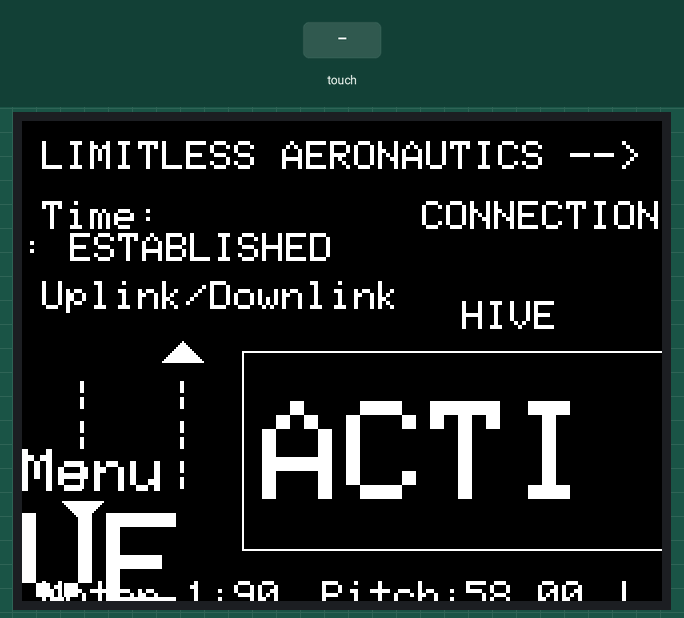
Bench run of a program on a simulated Arduino Uno, built with avr-gcc and run on an emulated ATmega328P. Shown: 320×240 colour display. The inputs (shaded band) are chosen by the test bench. Random numbers use the default seed unless the program sets one; what the program prints to the serial monitor is not drawn.

Above: at 1.4 s.
1.5 s: touch panel pressed at 13 % / 10 % of its raw x / y range
At 2.4 s:
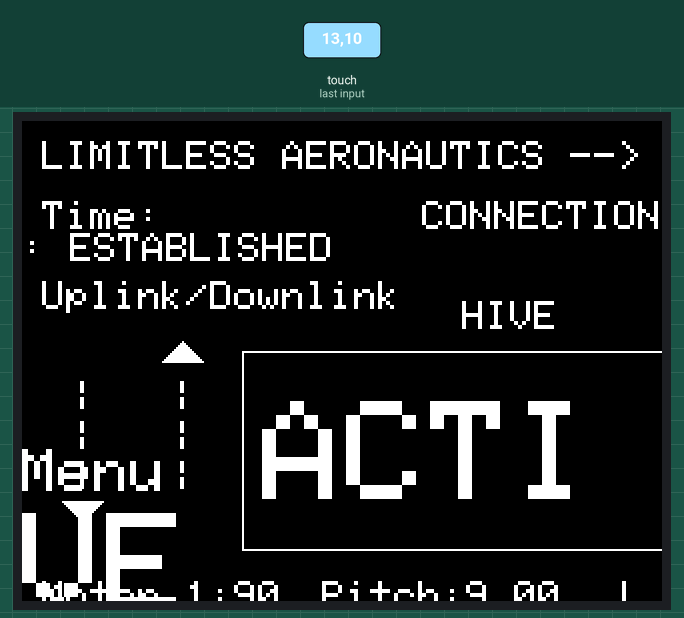
At 3.6 s:
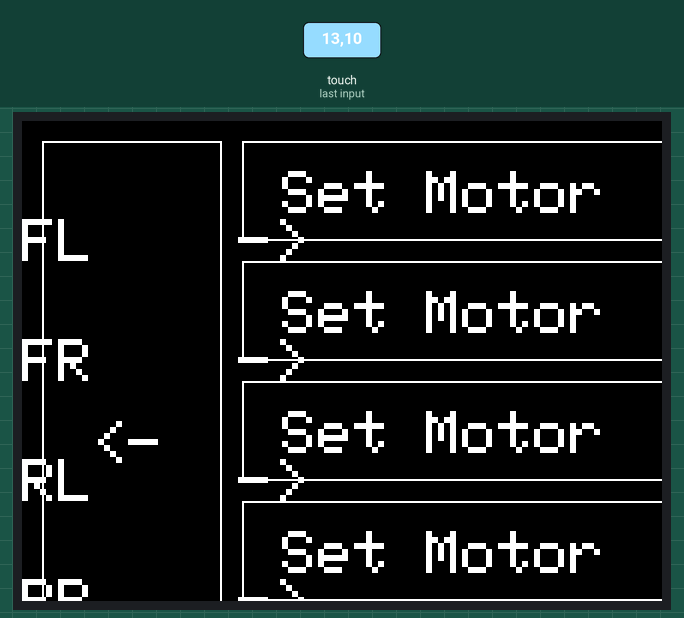
4.5 s: touch panel pressed at 38 % / 10 % of its raw x / y range
7.5 s: touch panel pressed at 62 % / 10 % of its raw x / y range
Timing chart, 0 to 10.5 s (numbered marks = the images above; inputs shaded):
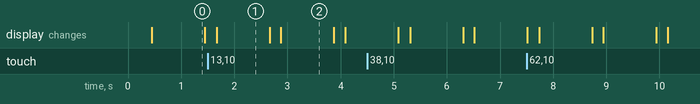

The program:

main.cpp
```cpp
#include <Arduino.h>
#include "DisplayInterface.h"

uint8_t PAGE = 1;

DisplayInterface display;

void setup() {
  Serial.begin(9600);
  display.begin();
}

void loop() {
  display.reset();
  int newState = display.state(PAGE);
  PAGE = newState;
  delay(1000);
}
```

DisplayInterface.cpp
```cpp
#include "DisplayInterface.h"

#define LCD_CS A3
#define LCD_CD A2
#define LCD_WR A1
#define LCD_RD A0
#define LCD_RESET A4

#define LCD_WIDTH 320
#define LCD_HEIGHT 480

#define ARROWB_X 30
#define ARROWB_Y 190

#define ARROW_X 80
#define ARROW_Y 120
#define ARROW_SIZE 10

const uint16_t BLACK       = 0x0000;
const uint16_t WHITE       = 0xFFFF;
#define WHITE 0xFFFF
#define RED   0xF800
#define BLUE  0x001F
#define GREEN 0x07E0
#define BLACK 0x0000


#if USE_LOCAL_KBV
#include "TouchScreen_kbv.h"         //my hacked version
#define TouchScreen TouchScreen_kbv
#define TSPoint     TSPoint_kbv
#else
#include <TouchScreen.h>         //Adafruit Library
#endif

int XP = 9, YP = A2, XM = A3, YM =8;

TouchScreen ts(XP, YP, XM, YM, 300);   //re-initialised after diagnose
TSPoint tp;                            //global point


DisplayInterface::DisplayInterface() : tft(LCD_CS, LCD_CD, LCD_WR, LCD_RD, LCD_RESET) {}

void DisplayInterface::readResistiveTouch(void){
    tp = ts.getPoint();
    pinMode(YP, OUTPUT);      //restore shared pins
    pinMode(XM, OUTPUT);
    //digitalWrite(YP, HIGH);  //because TFT control pins
    //digitalWrite(XM, HIGH);
    //    Serial.println("tp.x=" + String(tp.x) + ", tp.y=" + String(tp.y) + ", tp.z =" + String(tp.z));
}
bool DisplayInterface::isTouchInArea(int touchX, int touchY,int areaX,int areaY,int areaWidth,int areaHeight) {
  if (touchX >= areaX && touchX <= areaX + areaWidth &&
      touchY >= areaY && touchY <= areaY + areaHeight) {
    return true;
  }
   if ((touchX >= areaX && touchX <= areaX + areaWidth) || (touchY >= areaY && touchY <= areaY + areaHeight)) {
    return true;
  }
  return false;
}

bool DisplayInterface::ISPRESSED(void)
{
    // .kbv this was too sensitive !!
    // now touch has to be stable for 50ms
    int count = 0;
    bool state, oldstate;
    while (count < 10) {
        readResistiveTouch();
        state = tp.z > 200;     //ADJUST THIS VALUE TO SUIT YOUR SCREEN e.g. 20 ... 250
        if (state == oldstate) count++;
        else count = 0;
        oldstate = state;
        delay(10);
    }
    return oldstate;
}


void DisplayInterface::begin() {
  tft.begin(0x9486);
  tft.setRotation(1);
  tft.fillScreen(0x0000);
}

void DisplayInterface::reset(){
    tft.fillScreen(0x0000);
}
int DisplayInterface::state(uint8_t PAGE){
  // Read the touch coordinates
  if(ISPRESSED() == true){
    Serial.println("Pressed");
  }else{
    //Serial.println("No Press");
  }
  Serial.print("tp.x=");
  Serial.print(tp.x);
  Serial.print(", tp.y=");
  Serial.print(tp.y);

   Serial.println(PAGE);
    //readResistiveTouch();
    if(PAGE == 1){
      updateDroneStates();
      //Serial.println("Pressed In Menu");
      // Check if the touch point is within the specified area
      if (isTouchInArea(tp.x, tp.y,500, 100, 100, 400)) {
        Serial.println("Pressed 1");
        displayMenuButton(WHITE,BLACK);
        // Touch is detected in the specific area
        // Perform the desired actions
        // ...
        return 2;
      }
    }else if(PAGE == 2){
      updateBypassPage();
      //Serial.println("Pressed Bypass");
      // Check if the touch point is within the specified area
      //Back Button
      if (isTouchInArea(tp.x, tp.y,10,0, 100, 400)) {

        return 1;
      }
      //MotorFL
      if (isTouchInArea(tp.x, tp.y,100,100, 50, 50)) {

        // ...
        //updateBypassPage();
      }
    }
    /*if(PAGE == 3){
      // Check if the touch point is within the specified area
      if (isTouchInArea(tp.x, tp.y,450, 800, 150, 100)) {
        Serial.println("Pressed In Menu");
        // Touch is detected in the specific area
        // Perform the desired actions
        // ...
        #undef PAGE
        #define PAGE 3

      }
    }
    if(PAGE == 4){
      // Check if the touch point is within the specified area
      if (isTouchInArea(tp.x, tp.y,450, 800, 150, 100)) {
        Serial.println("Pressed In Menu");
        // Touch is detected in the specific area
        // Perform the desired actions
        // ...
        #undef PAGE
        #define PAGE 4

      }
    }*/
    return PAGE;
}

void DisplayInterface::updateDroneStates() {
  displayDroneState();
  displayPlatform();
  displayConnectionState();
  displayTitle();
  displayTime();
  UplinkDownlink();
  displayVelocity();
  displayMotorPositions();
  displayGPS();
  displayPitchRollYaw();
  displayMenuButton(WHITE,BLACK);
}

void DisplayInterface::updateBypassPage(){
   displayMenuMotorFL();
   displayMenuMotorFR();
   displayMenuMotorRR();
   displayMenuMotorRL();
   displayMenuThrottle();
   displayMenuBackL1();
}

void DisplayInterface::displayDroneState() {
  tft.setTextColor(0xFFFF);
  tft.setTextSize(7);
  tft.setCursor(120, 140);
  tft.println("ACTIVE");
  tft.drawRect(110, 115, 270, 100,WHITE);
  // Add your code to update the drone state
}

void DisplayInterface::displayMenuButton(int color,int colorBg){
  tft.setTextColor(0xFFFF);
  tft.setTextSize(3);
  tft.setCursor(400, 140);
  tft.println("Menu");
  tft.drawRect(390, 125, 90, 50,WHITE);
}

void DisplayInterface::displayConnectionState() {
  tft.setTextColor(0xFFFF);
  tft.setTextSize(2);
  tft.setCursor(200, 40);
  tft.println("CONNECTION: ESTABLISHED");
  // Add your code to update the time

}
void DisplayInterface::displayTime() {
  tft.setTextColor(0xFFFF);
  tft.setTextSize(2);
  tft.setCursor(10, 40);
  tft.println("Time:");
  // Add your code to update the time
}


void DisplayInterface::UplinkDownlink() {
  tft.setTextColor(0xFFFF);
  tft.setTextSize(2);
  tft.setCursor(10, 80);
  tft.println("Uplink/Downlink");
  // Draw the arrow pointing up
  tft.setCursor(75, 130);
  tft.println("|");
  tft.setCursor(75, 150);
  tft.println("|");
  tft.setCursor(75, 170);
  tft.println("|");
  tft.setCursor(75, 150);
  tft.println("|");
  tft.setCursor(25, 150);
  tft.println("|");
  tft.setCursor(25, 170);
  tft.println("|");
  tft.setCursor(25, 130);
  tft.println("|");
  tft.setCursor(75, 150);
  tft.println("|");

  // Draw the arrow pointing up
  tft.fillTriangle(ARROW_X, ARROW_Y - ARROW_SIZE, ARROW_X - ARROW_SIZE, ARROW_Y, ARROW_X + ARROW_SIZE, ARROW_Y,  0xFFFF);
  // Draw the arrow pointing down
  tft.fillTriangle(ARROWB_X, ARROWB_Y + ARROW_SIZE, ARROWB_X - ARROW_SIZE, ARROWB_Y, ARROWB_X + ARROW_SIZE, ARROWB_Y, 0xFFFF);
  // Add your code to update the time
}

void DisplayInterface::displayTitle() {
  tft.setTextColor(0xFFFF);
  tft.setTextSize(2);
  tft.setCursor(10, 10);
  tft.println("LIMITLESS AERONAUTICS -->");
  // Add your code to update the time
}

void DisplayInterface::displayPlatform() {
  tft.setTextColor(0xFFFF);
  tft.setTextSize(2);
  tft.setCursor(220, 90);
  tft.println("HIVE");
  // Add your code to update the time
}

void DisplayInterface::displayVelocity() {
  tft.setTextColor(0xFFFF);
  tft.setTextSize(2);
  tft.setCursor(300, 290);
  tft.println("Velocity:");
  // Add your code to update the velocity
}

void DisplayInterface::displayGPS() {
  tft.setTextColor(0xFFFF);
  tft.setTextSize(2);
  tft.setCursor(300, 230);
  Sensors *obj = new Sensors();
  float val = obj -> latitude();
  float val2 = obj -> longitude();
  float val3 = obj -> altitude();
  tft.println("Latitude:"+ String(val));
  tft.setCursor(300, 250);
  tft.println("Longitude:"+ String(val2));
  tft.setCursor(300, 270);
  tft.println("Altitude:"+ String(val3));
  delete obj;
  // Add your code to update the GPS latitude and longitude
}

void DisplayInterface::displayMotorPositions() {
  tft.setTextColor(0xFFFF);
  tft.setTextSize(2);

   tft.setCursor(10, 230);
   tft.println("Motor 1:"+ String(90));

   tft.setCursor(10, 250);
   tft.println("Motor 2:" + String(90));

   tft.setCursor(10, 270);
   tft.println("Motor 3:" + String(90));

   tft.setCursor(10, 290);
   tft.println("Motor 4:" + String(90));

}

void DisplayInterface::displayPitchRollYaw() {
  tft.setTextColor(0xFFFF);
  tft.setTextSize(2);
  tft.setCursor(150, 230);
  Sensors *obj = new Sensors();
  float val1 = obj -> pitch();
  float val2 = obj -> roll();
  float val3 = obj -> yaw();
  tft.println("Pitch:"+ String(val1));
  tft.setCursor(150, 250);
  tft.println("Roll:"+ String(val2));
  tft.setCursor(150, 270);
  tft.println("Yaw:"+ String(val3));
  delete obj;
}

String DisplayInterface::formatMotorPosition(int position) {
  String formattedPosition = String(position);
  while (formattedPosition.length() < 3) {
    formattedPosition = " " + formattedPosition;
  }
  return formattedPosition;
}

void DisplayInterface::displayMenuMotorFL() {
  tft.setTextColor(0xFFFF);
  tft.setTextSize(3);
  tft.setCursor(130, 25);
  tft.println("Set Motor FL    ->");
  tft.drawRect(110, 10, 360, 50,WHITE);
}

void DisplayInterface::displayMenuMotorFR() {
  tft.setTextColor(0xFFFF);
  tft.setTextSize(3);
  tft.setCursor(130, 85);
  tft.println("Set Motor FR    ->");
  tft.drawRect(110, 70, 360, 50,WHITE);
}

void DisplayInterface::displayMenuMotorRL() {
  tft.setTextColor(0xFFFF);
  tft.setTextSize(3);
  tft.setCursor(130, 145);
  tft.println("Set Motor RL    ->");
  tft.drawRect(110, 130, 360, 50,WHITE);
}

void DisplayInterface::displayMenuMotorRR() {
  tft.setTextColor(0xFFFF);
  tft.setTextSize(3);
  tft.setCursor(130, 205);
  tft.println("Set Motor RR    ->");
  tft.drawRect(110, 190, 360, 50,WHITE);
}

void DisplayInterface::displayMenuThrottle() {
  tft.setTextColor(0xFFFF);
  tft.setTextSize(3);
  tft.setCursor(130, 265);
  tft.println("Set Throttle    ->");
  tft.drawRect(110, 250, 360, 50,WHITE);
}

void DisplayInterface::displayMenuBackL1() {
  tft.setTextColor(0xFFFF);
  tft.setTextSize(3);
  tft.setCursor(35, 150);
  tft.println("<-");
  tft.drawRect(10, 10, 90, 290,WHITE);
}

void DisplayInterface::displayInnerMenuMotorFL(){
  tft.setTextColor(0xFFFF);
  tft.setTextSize(4);
  tft.setCursor(20, 20);
  tft.println("<");
  tft.drawRect(10, 10, 50, 50,WHITE);

  tft.setTextColor(0xFFFF);
  tft.setTextSize(4);
  tft.setCursor(80, 110);
  tft.println("Move Position");

  tft.setCursor(180, 160);
  tft.println("+");

  tft.setCursor(230, 160);
  tft.println("25");

  tft.setCursor(50, 260);
  tft.println("-");
  tft.drawRect(35, 250, 50, 50,WHITE);
  tft.setCursor(420, 260);
  tft.println("+");
  tft.drawRect(405, 250, 50, 50,WHITE);
}

void DisplayInterface::displayInnerMenuMotorFR(){
  tft.setTextColor(0xFFFF);
  tft.setTextSize(4);
  tft.setCursor(20, 20);
  tft.println("<");
  tft.drawRect(10, 10, 50, 50,WHITE);

  tft.setTextColor(0xFFFF);
  tft.setTextSize(4);
  tft.setCursor(80, 110);
  tft.println("Move Position");

  tft.setCursor(180, 160);
  tft.println("+");

  tft.setCursor(230, 160);
  tft.println("25");

  tft.setCursor(50, 260);
  tft.println("-");
  tft.drawRect(35, 250, 50, 50,WHITE);
  tft.setCursor(420, 260);
  tft.println("+");
  tft.drawRect(405, 250, 50, 50,WHITE);
}

void DisplayInterface::displayInnerMenuMotorRR(){
  tft.setTextColor(0xFFFF);
  tft.setTextSize(4);
  tft.setCursor(20, 20);
  tft.println("<");
  tft.drawRect(10, 10, 50, 50,WHITE);

  tft.setTextColor(0xFFFF);
  tft.setTextSize(4);
  tft.setCursor(80, 110);
  tft.println("Move Position");

  tft.setCursor(180, 160);
  tft.println("+");

  tft.setCursor(230, 160);
  tft.println("25");

  tft.setCursor(50, 260);
  tft.println("-");
  tft.drawRect(35, 250, 50, 50,WHITE);
  tft.setCursor(420, 260);
  tft.println("+");
  tft.drawRect(405, 250, 50, 50,WHITE);
}

void DisplayInterface::displayInnerMenuMotorRL(){
  tft.setTextColor(0xFFFF);
  tft.setTextSize(4);
  tft.setCursor(20, 20);
  tft.println("<");
  tft.drawRect(10, 10, 50, 50,WHITE);

  tft.setTextColor(0xFFFF);
  tft.setTextSize(4);
  tft.setCursor(80, 110);
  tft.println("Move Position");

  tft.setCursor(180, 160);
  tft.println("+");

  tft.setCursor(230, 160);
  tft.println("25");

  tft.setCursor(50, 260);
  tft.println("-");
  tft.drawRect(35, 250, 50, 50,WHITE);
  tft.setCursor(420, 260);
  tft.println("+");
  tft.drawRect(405, 250, 50, 50,WHITE);
}

void DisplayInterface::displayInnerMenuThrottle(){
  tft.setTextColor(0xFFFF);
  tft.setTextSize(4);
  tft.setCursor(20, 20);
  tft.println("<");
  tft.drawRect(10, 10, 50, 50,WHITE);

  tft.setTextColor(0xFFFF);
  tft.setTextSize(4);
  tft.setCursor(80, 110);
  tft.println("Move Position");

  tft.setCursor(180, 160);
  tft.println("+");

  tft.setCursor(230, 160);
  tft.println("25");

  tft.setCursor(50, 260);
  tft.println("-");
  tft.drawRect(35, 250, 50, 50,WHITE);
  tft.setCursor(420, 260);
  tft.println("+");
  tft.drawRect(405, 250, 50, 50,WHITE);
}
```

DisplayInterface.h
```cpp
#ifndef DISPLAY_INTERFACE_H
#define DISPLAY_INTERFACE_H

#include <MCUFRIEND_kbv.h>
#include <Adafruit_GFX.h>
#include"Sensors.h"

class DisplayInterface {
  public:
    DisplayInterface();
    int state(uint8_t PAGE);
    void reset();
    void begin();
    bool isTouchInArea(int touchX, int touchY,int areaX,int areaY,int areaWidth,int areaHeight);
    void readResistiveTouch(void);
    bool ISPRESSED(void);
    void updateDroneStates();
    void updateBypassPage();
    void displayInnerMenuMotorFL();
    void displayInnerMenuMotorFR();
    void displayInnerMenuMotorRR();
    void displayInnerMenuMotorRL();
    void displayInnerMenuThrottle();
    void displayMenuBackL1();

  private:
    MCUFRIEND_kbv tft;

    void displayDroneState();
    void displayMenuButton(int color,int colorBg);
    void displayTime();
    void displayVelocity();
    void displayGPS();
    void displayMotorPositions();
    void displayPitchRollYaw();
    void displayTitle();
    void displayPlatform();
    void displayConnectionState();
    void UplinkDownlink();
    String formatMotorPosition(int position);

    void displayMenuMotorFL();
    void displayMenuMotorFR();
    void displayMenuMotorRR();
    void displayMenuMotorRL();
    void displayMenuThrottle();

};

#endif // DISPLAY_INTERFACE_H
```

Sensors.cpp
```cpp
#include "sensors.h"

void Sensors::begin(unsigned long baudRate) {
  // Add your implementation to initialize the sensors
}

uint8_t Sensors::speed() {
  // Add your implementation to read and return the speed value
  // Example implementation:
  return random(0, 40); // Return a random value between 0 and 39
}

float heckGPS() {
  // Add your implementation to check the GPS connection
  // Example implementation:
  return random(0, 2); // Return a random boolean value (0 or 1)
}

float Sensors::checkUltrasonics() {
  // Add your implementation to check the ultrasonic sensor connection
  // Example implementation:
  return random(0, 2); // Return a random boolean value (0 or 1)
}

int32_t Sensors::altitude() {
  // Add your implementation to read and return the altitude value
  // Example implementation:
  return random(0, 500); // Return a random value between 0 and 499
}

long int Sensors::latitude() {
  // Add your implementation to read and return the latitude value
  // Example implementation:
  return random(-90000000, 90000000); // Return a random value between -89999999 and 89999999
}

long int Sensors::longitude() {
  // Add your implementation to read and return the longitude value
  // Example implementation:
  return random(-180000000, 180000000); // Return a random value between -179999999 and 179999999
}

uint32_t Sensors::satellites() {
  // Add your implementation to read and return the number of satellites value
  // Example implementation:
  return random(0, 12); // Return a random value between 0 and 11
}

uint32_t Sensors::time() {
  // Add your implementation to read and return the time value
  // Example implementation:
  return random(0, 24 * 60 * 60); // Return a random value between 0 and 86399
}

uint32_t Sensors::date() {
  // Add your implementation to read and return the date value
  // Example implementation:
  return random(0, 365); // Return a random value between 0 and 364
}

uint8_t Sensors::ultrasonic_sensors(uint8_t sensorIndex, uint8_t dummyValue) {
  // Add your implementation to read and return the ultrasonic sensor value
  // based on the sensor index and dummy value
  // Example implementation:
  return random(0, 100); // Return a random value between 0 and 99
}

float Sensors::pitch(){
  return random(0, 100); // Return a random value between 0 and 99
}
float Sensors::roll(){
  return random(0, 100); // Return a random value between 0 and 99
}
float Sensors::yaw(){
  return random(0, 100); // Return a random value between 0 and 99
}
```

Sensors.h
```cpp
#ifndef SENSORS_H
#define SENSORS_H

#include <Arduino.h>

class Sensors {
public:
  void begin(unsigned long baudRate);
  String requestData(const String& request);
  uint8_t speed();
  float checkGPS();
  float checkUltrasonics();
  int32_t altitude();
  long int latitude();
  long int longitude();
  uint32_t satellites();
  uint32_t time();
  uint32_t date();
  float pitch();
  float roll();
  float yaw();
  uint8_t ultrasonic_sensors(uint8_t sensorIndex, uint8_t dummyValue);
};

#endif
```

actions.h
```cpp
#ifndef ACTIONS_H
#define ACTIONS_H

#include <Arduino.h>

class ACTIONS {
public:
  bool checkIfStandby(uint8_t speed, uint8_t ultrasonicValue);
  bool onModeCharge(uint8_t speed);
  bool onModeCoast(uint8_t speed);
  bool onModePush(uint8_t speed);
  String detectPlacement(uint8_t ultrasonicValue);
};

#endif
```

Source omitted: actions.cpp (1540 bytes)

Measured:
- what the display in image 0 shows lasts 1.0 s, from 0.4 s to 1.4 s
